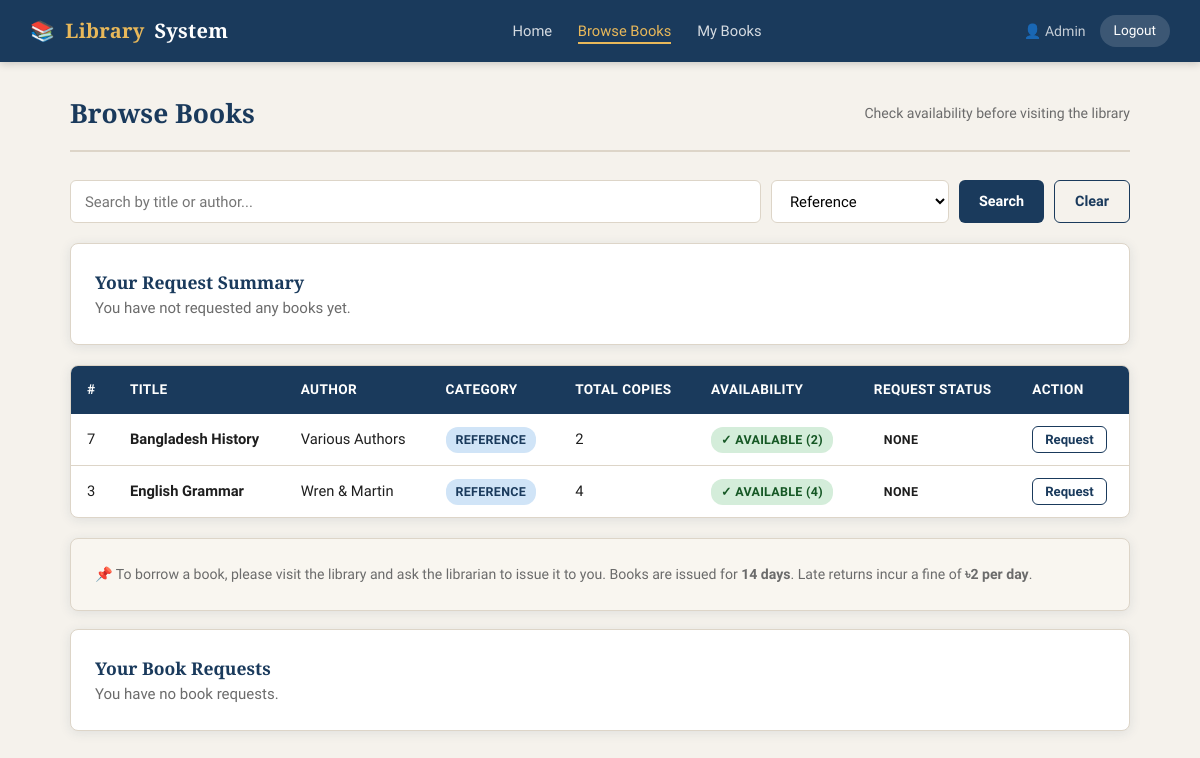
Screenshot of /user/books.php?category=Reference (signed in) with the database file from the repository.
### tables this page shows
CREATE TABLE IF NOT EXISTS books (
    id INT AUTO_INCREMENT PRIMARY KEY,
    title VARCHAR(200) NOT NULL,
    author VARCHAR(150) NOT NULL,
    category VARCHAR(100),
    total_copies INT DEFAULT 1,
    available_copies INT DEFAULT 1,
    added_at TIMESTAMP DEFAULT CURRENT_TIMESTAMP
);

### user/books.php (the view, shortened to what this page needs)
<?php
require_once '../includes/db.php';
$search   = isset($_GET['search']) ? mysqli_real_escape_string($conn, trim($_GET['search'])) : '';
$category = isset($_GET['category']) ? mysqli_real_escape_string($conn, trim($_GET['category'])) : '';
$where_parts = [];
if ($category) $where_parts[] = "category = '$category'";
$where = $where_parts ? "WHERE " . implode(" AND ", $where_parts) : '';
$books = mysqli_query($conn, "SELECT * FROM books $where ORDER BY title ASC");
$categories = mysqli_query($conn, "SELECT DISTINCT category FROM books WHERE category != '' ORDER BY category");
$user_reqs_data = [];
$user_request_map = [];
?>
<!DOCTYPE html>
<html lang="en">
<head>
    <link rel="stylesheet" href="../assets/css/style.css">
</head>
<body>
<?php include '../includes/navbar.php'; ?>
<div class="container">
    <div class="page-header">
        <h2>Browse Books</h2>
        <span style="color:var(--text-muted);font-size:0.88rem;">Check availability before visiting the library</span>
    </div>
    <form method="GET" style="display:flex;gap:10px;margin-bottom:20px;flex-wrap:wrap;">
        <input type="text" name="search" placeholder="Search by title or author..."
               value="<?= htmlspecialchars($search) ?>"
               style="flex:1;min-width:200px;padding:9px 14px;border:1.5px solid var(--border);border-radius:6px;font-family:inherit;font-size:0.93rem;outline:none;">
        <select name="category" style="padding:9px 14px;border:1.5px solid var(--border);border-radius:6px;font-family:inherit;font-size:0.93rem;outline:none;background:#fff;">
            <?php while ($cat = mysqli_fetch_assoc($categories)): ?>
                <option <?= $category === $cat['category'] ? 'selected' : '' ?>>
                    <?= htmlspecialchars($cat['category']) ?>
                </option>
            <?php endwhile; ?>
        </select>
        <button type="submit" class="btn btn-primary">Search</button>
        <?php if ($search || $category): ?><a href="books.php" class="btn btn-outline">Clear</a><?php endif; ?>
    </form>
    <div class="card" style="margin-bottom:20px;">
        <h3>Your Request Summary</h3>
        <?php if (count($user_reqs_data) === 0): ?>
            <p style="color:var(--text-muted);margin:0">You have not requested any books yet.</p>
        <?php endif; ?>
    </div>
    <div class="table-wrap">
        <table>
            <thead>
                <tr>
                    <th>#</th>
                    <th>Title</th>
                    <th>Author</th>
                    <th>Category</th>
                    <th>Total Copies</th>
                    <th>Availability</th>
                    <th>Request Status</th>
                    <th>Action</th>
                </tr>
            </thead>
            <tbody>
                <?php if (mysqli_num_rows($books) === 0): ?>
                <tr><td colspan="8"><div class="empty-state"><p>No books found matching your search.</p></div></td></tr>
                <?php else: while ($b = mysqli_fetch_assoc($books)):
                    $user_request = isset($user_request_map[$b['id']]) ? $user_request_map[$b['id']] : null;
                ?>
                <tr>
                    <td><?= $b['id'] ?></td>
                    <td><strong><?= htmlspecialchars($b['title']) ?></strong></td>
                    <td><?= htmlspecialchars($b['author']) ?></td>
                    <td><span class="badge badge-primary"><?= htmlspecialchars($b['category'] ?: 'N/A') ?></span></td>
                    <td><?= $b['total_copies'] ?></td>
                    <td>
                        <?php if ($b['available_copies'] > 0): ?>
                            <span class="badge badge-success">✓ Available (<?= $b['available_copies'] ?>)</span>
                        <?php else: ?>
                            <span class="badge badge-danger">✗ Not Available</span>
                        <?php endif; ?>
                    </td>
                    <td>
                        <?php if ($user_request): ?>
                            <?php if ($user_request['status'] === 'pending'): ?>
                                <span class="badge badge-primary">Pending</span>
                            <?php elseif ($user_request['status'] === 'approved'): ?>
                                <span class="badge badge-success">Approved<?= $user_request['issue_id'] ? ' (Issue #' . $user_request['issue_id'] . ')' : '' ?></span>
                            <?php else: ?>
                                <span class="badge badge-danger">Rejected</span>
                            <?php endif; ?>
                        <?php else: ?>
                            <span class="badge badge-secondary">None</span>
                        <?php endif; ?>
                    </td>
                    <td>
                        <?php if (!$user_request || $user_request['status'] === 'rejected'): ?>
                            <form method="POST" style="display:inline">
                                <button type="submit" class="btn btn-sm btn-outline">Request</button>
                            </form>
                        <?php elseif ($user_request['status'] === 'pending'): ?>
                            <button type="button" class="btn btn-sm btn-secondary" disabled>Pending</button>
                        <?php else: ?>
                            <button type="button" class="btn btn-sm btn-success" disabled>Approved</button>
                        <?php endif; ?>
                    </td>
                </tr>
                <?php endwhile; endif; ?>
            </tbody>
        </table>
    </div>
    <div class="card" style="margin-top:20px;background:#f9f6f0;">
        <p style="font-size:0.88rem;color:var(--text-muted);">
            📌 To borrow a book, please visit the library and ask the librarian to issue it to you.
            Books are issued for <strong>14 days</strong>. Late returns incur a fine of <strong>৳2 per day</strong>.
        </p>
    </div>
    <div class="card" style="margin-top:18px;">
        <h3>Your Book Requests</h3>
        <?php if (count($user_reqs_data) === 0): ?>
            <p style="color:var(--text-muted)">You have no book requests.</p>
        <?php endif; ?>
    </div>
</div>
</body>
</html>

### assets/css/style.css (style rules this page uses)
:root { --primary: #1a3a5c; --primary-light: #2a5080; --accent: #c8973a; --accent-light: #e8b85a; --bg: #f5f2ec; --bg-white: #ffffff; --text: #1e1e1e; --text-muted: #6b6b6b; --border: #ddd5c8; --success: #2d6a4f; --danger: #c0392b; --warning: #d4860a; --shadow: 0 2px 12px rgba(26,58,92,0.10); --shadow-lg: 0 6px 30px rgba(26,58,92,0.14); --radius: 8px; }
* { margin: 0; padding: 0; box-sizing: border-box; }
body { font-family: 'Source Sans 3', sans-serif; background: var(--bg); color: var(--text); min-height: 100vh; font-size: 15px; line-height: 1.6; }
h1, h2, h3 { font-family: 'Playfair Display', serif; color: var(--primary); }
a { color: var(--primary); text-decoration: none; }
.container { max-width: 1100px; margin: 0 auto; padding: 30px 20px; }
.page-header { margin-bottom: 28px; padding-bottom: 16px; border-bottom: 2px solid var(--border); display: flex; align-items: center; justify-content: space-between; flex-wrap: wrap; gap: 12px; }
.page-header h2 { font-size: 1.65rem; }
.card { background: var(--bg-white); border-radius: var(--radius); box-shadow: var(--shadow); padding: 24px; border: 1px solid var(--border); }
.table-wrap { overflow-x: auto; border-radius: var(--radius); border: 1px solid var(--border); background: var(--bg-white); box-shadow: var(--shadow); }
table { width: 100%; border-collapse: collapse; }
thead { background: var(--primary); color: #fff; }
thead th { padding: 13px 16px; text-align: left; font-family: 'Source Sans 3', sans-serif; font-weight: 600; font-size: 0.85rem; letter-spacing: 0.4px; text-transform: uppercase; }
tbody tr { border-bottom: 1px solid var(--border); transition: background 0.15s; }
tbody tr:last-child { border-bottom: none; }
tbody td { padding: 12px 16px; font-size: 0.92rem; color: var(--text); vertical-align: middle; }
.btn { display: inline-block; padding: 9px 20px; border-radius: 6px; font-family: 'Source Sans 3', sans-serif; font-size: 0.9rem; font-weight: 600; cursor: pointer; border: none; transition: all 0.18s; text-align: center; text-decoration: none; }
.btn-primary { background: var(--primary); color: #fff; }
.btn-sm { padding: 5px 12px; font-size: 0.82rem; }
.btn-outline { background: transparent; border: 1.5px solid var(--primary); color: var(--primary); }
.badge { display: inline-block; padding: 3px 10px; border-radius: 12px; font-size: 0.78rem; font-weight: 600; text-transform: uppercase; letter-spacing: 0.3px; }
.badge-success { background: #d4edda; color: #155724; }
.badge-primary { background: #d0e4f7; color: var(--primary); }

### rows the page displays
books: id "7", title "Bangladesh History", author "Various Authors", category "REFERENCE", total_copies "2", available_copies "2"
books: id "3", title "English Grammar", author "Wren & Martin", category "REFERENCE", total_copies "4", available_copies "4"

### other values shown
$_SESSION['user_name'] "Admin"
form field category "Reference"
